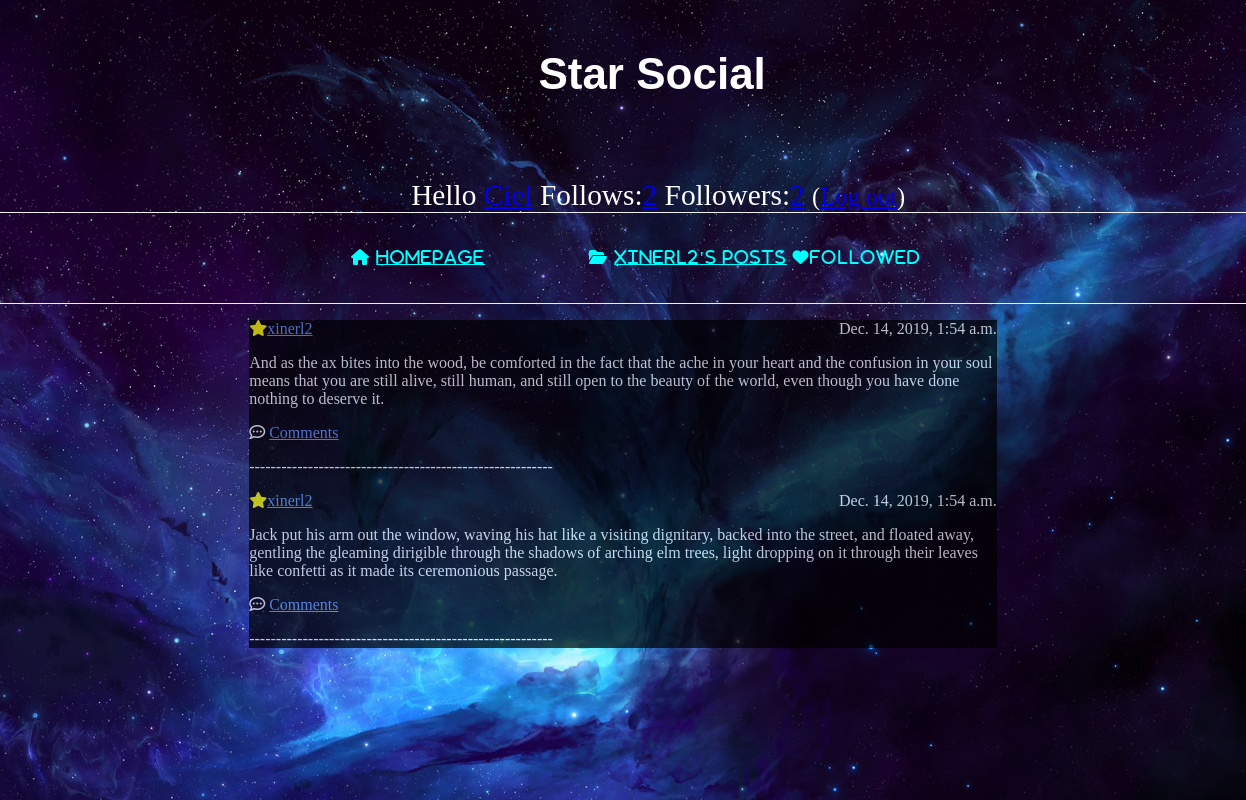
The page /others_profile/4 (signed in) on the database its author committed.
### social_media/models.py (models this page shows, shortened)
class Post(models.Model):
    author = models.ForeignKey('auth.User', on_delete=models.CASCADE, related_name="post_user")
    text = models.TextField()
    date = models.DateTimeField(default=timezone.now)

### social_media/views.py (the view)
# urls.py: path('others_profile/<int:pk>', views.others_profile, name='others_profile'),
@login_required
def others_profile(request, pk):
    posts = Post.objects.filter(author=pk).order_by('-date')
    uname = request.session['_auth_user_id']
    username = User.objects.get(id=pk)
    follows_info = Follow.objects.filter(follows=pk, follower=uname)
    if follows_info:
        flag = 1
    else:
        flag = 0
    return render(request, 'social_media/others_profile.html', {'posts': posts, 'uid': pk, 'username':username,'flag':flag})

### social_media/templates/social_media/others_profile.html (shortened to what this page needs)
<html>
<head>
    <link rel="stylesheet" type="text/css"
          href="../../static/social_media/social_media.css">
    </head>
    <body>
    <header class = "bgimg">
        <div class="page-header">
            <h1>Star Social</h1>
        </div>
        <div class = "top-menu">
            {% if user.is_authenticated %}
                Hello <a href = {% url 'my_profile' %}>{{ user.username }}</a> Follows:<a href="{% url 'follows' %}">{{ user.follower.count }}</a>  Followers:<a href="{% url 'followers' %}">{{ user.follows.count }}</a>
             <small>(<a href="{% url 'logout_urlpattern' %}">Log out</a>)</small>
            {% else %}
             You do not <a href="{% url 'login_urlpattern' %}">Log in</a>
            {% endif %}
        </div>
		<nav>
            <ul>
                {% if user.is_authenticated %}
                     <li><i class="fas fa-home">
                    <a href="{% url 'homepage_list' %}" >
                        Homepage</a></i></li>
                <li><i class="fas fa-folder-open">
                    <a href="{% url 'others_profile' pk=uid %}" >
                        {{ username.username }}'s Posts</a></i>
                <a href="{% url 'add_follows' pk=uid %}">
                    {% if flag == 1 %}
                        <icon><i class="fas fa-heart">Followed</i></icon></a>
                    {% else %}
                        <icon><i class="far fa-heart">Follow</i></icon></a>
                    {% endif %}
                </li>
                {% endif %}
            </ul>
		</nav>
		<div class="content">
            <post>
                {% for post in posts %}
                    <div class="date">
                        {{ post.date }}
                    </div>
                    {% if post.author == user.username %}
                    <p><icon><i class="fas fa-star"></i></icon><a href="{% url 'my_profile' %}" class="comment">{{ post.author }}</a></p>
                    {% else %}
                    <p><icon><i class="fas fa-star"></i></icon><a href="{% url 'others_profile' pk=uid %}" class="comment">{{ post.author }}</a></p>
                    {% endif %}
                    <p>{{ post.text|linebreaksbr }}</p>
                    <p><i class="far fa-comment-dots"> </i>
                        <a href="{% url 'post_detail' pk=post.id %}" class="comment">Comments</a></p>
                    <p>---------------------------------------------------------</p>
                {% empty %}
                <p>{{ username.username}} doesn't have any posts yet :(</p>
                {% endfor %}
        </post>
        </div>
    </header>
    </body>
</html>

### social_media/static/social_media/social_media.css (style rules this page uses)
body, html { height: 100%; margin:0px; padding:0px; }
h1,h2,h3,h4,h5,h6 { font-family: "Lobster", sans-serif }
.bgimg { background-size: cover; background-image: url("images/star.jpg"); background-position: center; min-height: 100%; background-repeat:repeat-y; background-color: transparent; border:none; }
.page-header { font-family: Lobster; margin-top: 0; margin-left:40%; padding: 20px 20px 50px 40px; color: white; position: center; left:550px; font-size:22px; }
nav { border-top: 1px solid #eee; width: 78%; border-bottom: 1px solid #eee; margin: 0 0 0; padding: 20px 150px; }
nav ul { margin: 0; padding: 1em 0; list-style-type: none; text-align: center; }
nav ul li { display: inline; padding: 0; margin: 0 50px; font-weight: 500; text-transform: uppercase; text-align: center; font-size: 1rem; letter-spacing: .10rem; color: #00FFFF; }
nav a { color:#00FFFF; }
.top-menu, .top-menu:hover, .top-menu:visited { color: #ffffff; font-size: 22pt; margin-left: 33%; }
.content { margin-left: 20%; background-color: black; margin-right:20%; opacity: 70%; }
.date { float: right; }
post { color: white; }
post icon { color:yellow; }
.comment { color: cornflowerblue; }

### rows shown on the page
Post: date "Dec. 14, 2019, 1:54 a.m.", author "xinerl2", text "And as the ax bites into the wood, be comforted in the fact that the ache in your heart and the confusion in your soul means that you are still alive, still human, and still open to the beauty of the world, even though you have done nothing to deserve it."
Post: date "Dec. 14, 2019, 1:54 a.m.", author "xinerl2", text "Jack put his arm out the window, waving his hat like a visiting dignitary, backed into the street, and floated away, gentling the gleaming dirigible through the shadows of arching elm trees, light dropping on it through their leaves like confetti as it made its ceremonious passage."

### other values the page prints
{{ user.username }} "Ciel"
{{ user.follower.count }} "2"
{{ user.follows.count }} "2"
{{ username.username }} "XINERL2"
